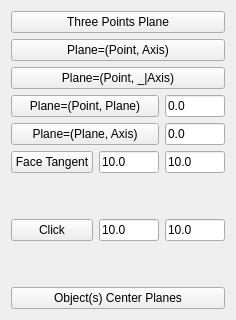
             <widget class="QWidget" name="Plane_Tab">
              <attribute name="icon">
               <iconset>
                <normaloff>Icons/WF_plane.svg</normaloff>Icons/WF_plane.svg</iconset>
              </attribute>
              <attribute name="title">
               <string>Plane</string>
              </attribute>
              <layout class="QGridLayout" name="gridLayout_9">
               <item row="3" column="0">
                <layout class="QGridLayout" name="gridLayout_16">
                 <item row="0" column="0">
                  <widget class="QPushButton" name="button_planeandpoint_plane">
                   <property name="toolTip">
                    <string>Create a plane crossing a Point and parallel to a Plane.</string>
                   </property>
                   <property name="text">
                    <string>Plane=(Point, Plane)</string>
                   </property>
                   <property name="icon">
                    <iconset>
                     <normaloff>Icons/WF_pointPlanePoint.svg</normaloff>Icons/WF_pointPlanePoint.svg</iconset>
                   </property>
                   <property name="iconSize">
                    <size>
                     <width>32</width>
                     <height>32</height>
                    </size>
                   </property>
                  </widget>
                 </item>
                 <item row="0" column="1">
                  <widget class="QLineEdit" name="extension_planePointPlane">
                   <property name="minimumSize">
                    <size>
                     <width>40</width>
                     <height>0</height>
                    </size>
                   </property>
                   <property name="maximumSize">
                    <size>
                     <width>60</width>
                     <height>16777215</height>
                    </size>
                   </property>
                   <property name="toolTip">
                    <string>Distance for the extensions of the new Plane compared to initial one.</string>
                   </property>
                   <property name="text">
                    <string>0.0</string>
                   </property>
                  </widget>
                 </item>
                </layout>
               </item>
               <item row="6" column="0">
                <spacer name="verticalSpacer_8">
                 <property name="orientation">
                  <enum>Qt::Vertical</enum>
                 </property>
                 <property name="sizeHint" stdset="0">
                  <size>
                   <width>20</width>
                   <height>40</height>
                  </size>
                 </property>
                </spacer>
               </item>
               <item row="2" column="0">
                <widget class="QPushButton" name="button_axis_point_plane">
                 <property name="toolTip">
                  <string>Create a plane perpendicular to a Line and crossing a Point.</string>
                 </property>
                 <property name="text">
                  <string>Plane=(Point, _|Axis)</string>
                 </property>
                 <property name="icon">
                  <iconset>
                   <normaloff>Icons/WF_linePointPlane2.svg</normaloff>Icons/WF_linePointPlane2.svg</iconset>
                 </property>
                 <property name="iconSize">
                  <size>
                   <width>32</width>
                   <height>32</height>
                  </size>
                 </property>
                </widget>
               </item>
               <item row="9" column="0">
                <widget class="QPushButton" name="button_object_center_planes">
                 <property name="toolTip">
                  <string>Create 3 Planes (XY, XZ and YZ) at center location of all selected Object(s).</string>
                 </property>
                 <property name="text">
                  <string>Object(s) Center Planes</string>
                 </property>
                 <property name="icon">
                  <iconset>
                   <normaloff>Icons/WF_centerObjectsPlanes.svg</normaloff>Icons/WF_centerObjectsPlanes.svg</iconset>
                 </property>
                 <property name="iconSize">
                  <size>
                   <width>32</width>
                   <height>32</height>
                  </size>
                 </property>
                </widget>
               </item>
               <item row="4" column="0">
                <layout class="QGridLayout" name="gridLayout_8">
                 <item row="0" column="0">
                  <widget class="QPushButton" name="button_planeandaxis_plane">
                   <property name="sizePolicy">
                    <sizepolicy hsizetype="MinimumExpanding" vsizetype="Fixed">
                     <horstretch>0</horstretch>
                     <verstretch>0</verstretch>
                    </sizepolicy>
                   </property>
                   <property name="toolTip">
                    <string>Create a Plane crossing a Line and perpendicular to a Plane.</string>
                   </property>
                   <property name="text">
                    <string>Plane=(Plane, Axis)</string>
                   </property>
                   <property name="icon">
                    <iconset>
                     <normaloff>Icons/WF_planeLinePlane.svg</normaloff>Icons/WF_planeLinePlane.svg</iconset>
                   </property>
                   <property name="iconSize">
                    <size>
                     <width>32</width>
                     <height>32</height>
                    </size>
                   </property>
                  </widget>
                 </item>
                 <item row="0" column="1">
                  <widget class="QLineEdit" name="angle_planeandaxis_plane">
                   <property name="sizePolicy">
                    <sizepolicy hsizetype="MinimumExpanding" vsizetype="Fixed">
                     <horstretch>0</horstretch>
                     <verstretch>0</verstretch>
                    </sizepolicy>
                   </property>
                   <property name="minimumSize">
                    <size>
                     <width>40</width>
                     <height>0</height>
                    </size>
                   </property>
                   <property name="maximumSize">
                    <size>
                     <width>60</width>
                     <height>16777215</height>
                    </size>
                   </property>
                   <property name="toolTip">
                    <string>Angle relative to the Plane (in degrees).</string>
                   </property>
                   <property name="text">
                    <string>0.0</string>
                   </property>
                  </widget>
                 </item>
                </layout>
               </item>
               <item row="1" column="0">
                <widget class="QPushButton" name="button_axisandpoint_plane">
                 <property name="toolTip">
                  <string>Create a plane crossing a Line and a Point.</string>
                 </property>
                 <property name="text">
                  <string>Plane=(Point, Axis)</string>
                 </property>
                 <property name="icon">
                  <iconset>
                   <normaloff>Icons/WF_linePointPlane.svg</normaloff>Icons/WF_linePointPlane.svg</iconset>
                 </property>
                 <property name="iconSize">
                  <size>
                   <width>32</width>
                   <height>32</height>
                  </size>
                 </property>
                </widget>
               </item>
               <item row="7" column="0">
                <layout class="QHBoxLayout" name="horizontalLayout_3">
                 <item>
                  <widget class="QPushButton" name="button_click_for_plane">
                   <property name="sizePolicy">
                    <sizepolicy hsizetype="MinimumExpanding" vsizetype="Fixed">
                     <horstretch>0</horstretch>
                     <verstretch>0</verstretch>
                    </sizepolicy>
                   </property>
                   <property name="toolTip">
                    <string>Create a Plane perpendicular to the view at location of one mouse click.
Click first on the Button then click once on the View.
Click first on the Button then click once on one object of the View
 to attach the plane at the object.
But you can also select an already existing point first and click the button to attach the plane.</string>
                   </property>
                   <property name="text">
                    <string>Click</string>
                   </property>
                   <property name="icon">
                    <iconset>
                     <normaloff>../Icons/WF_clickPlane.svg</normaloff>../Icons/WF_clickPlane.svg</iconset>
                   </property>
                   <property name="iconSize">
                    <size>
                     <width>32</width>
                     <height>32</height>
                    </size>
                   </property>
                  </widget>
                 </item>
                 <item>
                  <widget class="QLineEdit" name="length_plane">
                   <property name="sizePolicy">
                    <sizepolicy hsizetype="MinimumExpanding" vsizetype="Fixed">
                     <horstretch>0</horstretch>
                     <verstretch>0</verstretch>
                    </sizepolicy>
                   </property>
                   <property name="minimumSize">
                    <size>
                     <width>40</width>
                     <height>0</height>
                    </size>
                   </property>
                   <property name="maximumSize">
                    <size>
                     <width>60</width>
                     <height>16777215</height>
                    </size>
                   </property>
                   <property name="toolTip">
                    <string>Length of the Plane.</string>
                   </property>
                   <property name="text">
                    <string>10.0</string>
                   </property>
                  </widget>
                 </item>
                 <item>
                  <widget class="QLineEdit" name="width_plane">
                   <property name="sizePolicy">
                    <sizepolicy hsizetype="MinimumExpanding" vsizetype="Fixed">
                     <horstretch>0</horstretch>
                     <verstretch>0</verstretch>
                    </sizepolicy>
                   </property>
                   <property name="minimumSize">
                    <size>
                     <width>40</width>
                     <height>0</height>
                    </size>
                   </property>
                   <property name="maximumSize">
                    <size>
                     <width>60</width>
                     <height>16777215</height>
                    </size>
                   </property>
                   <property name="toolTip">
                    <string>Width of the Plane.</string>
                   </property>
                   <property name="text">
                    <string>10.0</string>
                   </property>
                  </widget>
                 </item>
                </layout>
               </item>
               <item row="5" column="0">
                <layout class="QHBoxLayout" name="horizontalLayout_12">
                 <item>
                  <widget class="QPushButton" name="button_face_tangent">
                   <property name="sizePolicy">
                    <sizepolicy hsizetype="MinimumExpanding" vsizetype="Fixed">
                     <horstretch>0</horstretch>
                     <verstretch>0</verstretch>
                    </sizepolicy>
                   </property>
                   <property name="toolTip">
                    <string>Create a tanget Plane at click location of a Face.
Click first in the view to select and object,
then push the button, 
then click on a location on the selected object.</string>
                   </property>
                   <property name="text">
                    <string>Face Tangent</string>
                   </property>
                   <property name="icon">
                    <iconset>
                     <normaloff>../Icons/WF_FaceTangent.svg</normaloff>../Icons/WF_FaceTangent.svg</iconset>
                   </property>
                   <property name="iconSize">
                    <size>
                     <width>32</width>
                     <height>32</height>
                    </size>
                   </property>
                  </widget>
                 </item>
                 <item>
                  <widget class="QLineEdit" name="length_plane_2">
                   <property name="sizePolicy">
                    <sizepolicy hsizetype="MinimumExpanding" vsizetype="Fixed">
                     <horstretch>0</horstretch>
                     <verstretch>0</verstretch>
                    </sizepolicy>
                   </property>
                   <property name="minimumSize">
                    <size>
                     <width>40</width>
                     <height>0</height>
                    </size>
                   </property>
                   <property name="maximumSize">
                    <size>
                     <width>60</width>
                     <height>16777215</height>
                    </size>
                   </property>
                   <property name="toolTip">
                    <string>Length of the Plane.</string>
                   </property>
                   <property name="text">
                    <string>10.0</string>
                   </property>
                  </widget>
                 </item>
                 <item>
                  <widget class="QLineEdit" name="width_plane_2">
                   <property name="sizePolicy">
                    <sizepolicy hsizetype="MinimumExpanding" vsizetype="Fixed">
                     <horstretch>0</horstretch>
                     <verstretch>0</verstretch>
                    </sizepolicy>
                   </property>
                   <property name="minimumSize">
                    <size>
                     <width>40</width>
                     <height>0</height>
                    </size>
                   </property>
                   <property name="maximumSize">
                    <size>
                     <width>60</width>
                     <height>16777215</height>
                    </size>
                   </property>
                   <property name="toolTip">
                    <string>Width of the Plane.</string>
                   </property>
                   <property name="text">
                    <string>10.0</string>
                   </property>
                  </widget>
                 </item>
                </layout>
               </item>
               <item row="0" column="0">
                <widget class="QPushButton" name="button_threepoints_plane">
                 <property name="toolTip">
                  <string>Create a Plane crossing 3 Points.</string>
                 </property>
                 <property name="text">
                  <string>Three Points Plane</string>
                 </property>
                 <property name="icon">
                  <iconset>
                   <normaloff>Icons/WF_threePointsPlane.svg</normaloff>Icons/WF_threePointsPlane.svg</iconset>
                 </property>
                 <property name="iconSize">
                  <size>
                   <width>32</width>
                   <height>32</height>
                  </size>
                 </property>
                </widget>
               </item>
               <item row="8" column="0">
                <spacer name="verticalSpacer_11">
                 <property name="orientation">
                  <enum>Qt::Vertical</enum>
                 </property>
                 <property name="sizeHint" stdset="0">
                  <size>
                   <width>20</width>
                   <height>40</height>
                  </size>
                 </property>
                </spacer>
               </item>
              </layout>
             </widget>
